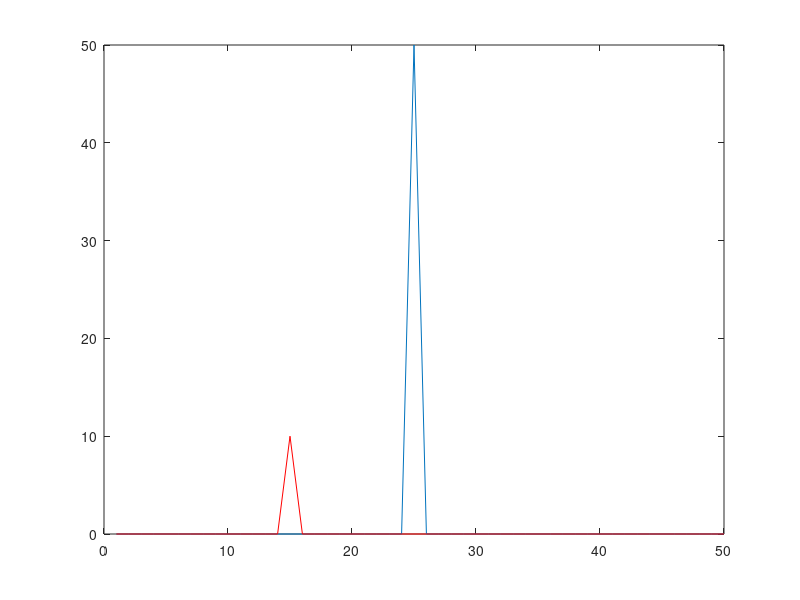
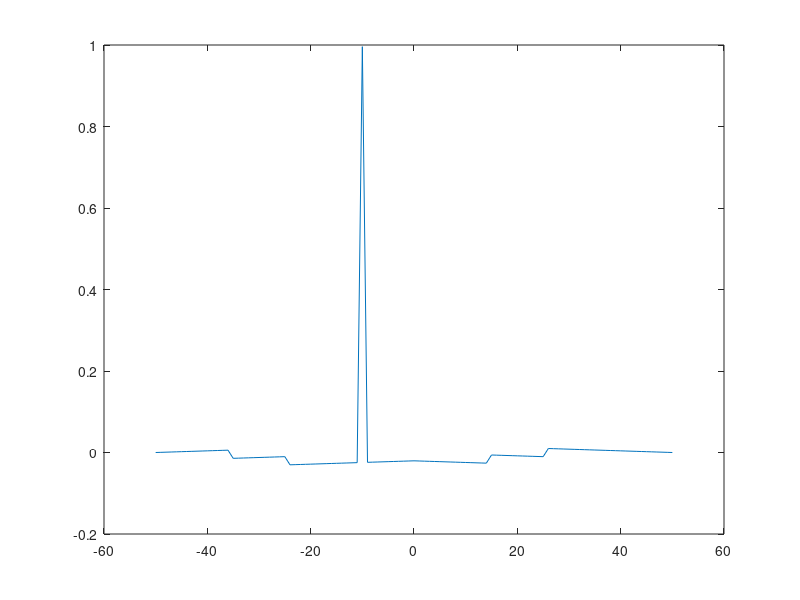

Recreate these plots in MATLAB, in order.
 kymo=zeros(50,1);
kymo(25)=50;
edgespeed=zeros(50,1);
edgespeed(15)=10;
plot(kymo); hold on; plot(edgespeed,'r');
lagmax=50;

A=xcov(edgespeed,kymo,lagmax,'coeff');
figure, plot(-lagmax:lagmax,A)